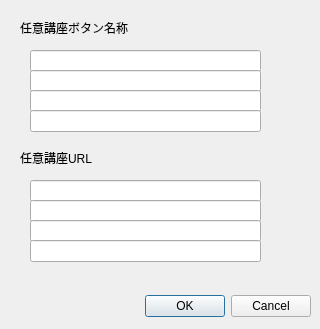
<?xml version="1.0" encoding="UTF-8"?>
<ui version="4.0">
 <class>ScrambleDialog</class>
 <widget class="QDialog" name="ScrambleDialog">
  <property name="geometry">
   <rect>
    <x>0</x>
    <y>0</y>
    <width>320</width>
    <height>329</height>
   </rect>
  </property>
  <property name="windowTitle">
   <string>任意講座ボタン名称／URL設定</string>
  </property>
  <widget class="QDialogButtonBox" name="buttonBox">
   <property name="geometry">
    <rect>
     <x>10</x>
     <y>290</y>
     <width>301</width>
     <height>32</height>
    </rect>
   </property>
   <property name="orientation">
    <enum>Qt::Horizontal</enum>
   </property>
   <property name="standardButtons">
    <set>QDialogButtonBox::Cancel|QDialogButtonBox::Ok</set>
   </property>
  </widget>
  <widget class="QLineEdit" name="opt_title1">
   <property name="geometry">
    <rect>
     <x>30</x>
     <y>50</y>
     <width>231</width>
     <height>22</height>
    </rect>
   </property>
  </widget>
  <widget class="QLineEdit" name="opt_title2">
   <property name="geometry">
    <rect>
     <x>30</x>
     <y>70</y>
     <width>231</width>
     <height>22</height>
    </rect>
   </property>
  </widget>
  <widget class="QLineEdit" name="opt_title3">
   <property name="geometry">
    <rect>
     <x>30</x>
     <y>90</y>
     <width>231</width>
     <height>22</height>
    </rect>
   </property>
  </widget>
  <widget class="QLineEdit" name="opt_title4">
   <property name="geometry">
    <rect>
     <x>30</x>
     <y>110</y>
     <width>231</width>
     <height>22</height>
    </rect>
   </property>
  </widget>
  <widget class="QLabel" name="label">
   <property name="geometry">
    <rect>
     <x>20</x>
     <y>20</y>
     <width>246</width>
     <height>16</height>
    </rect>
   </property>
   <property name="text">
    <string>任意講座ボタン名称</string>
   </property>
  </widget>
  <widget class="QLineEdit" name="optional1">
   <property name="geometry">
    <rect>
     <x>30</x>
     <y>180</y>
     <width>231</width>
     <height>22</height>
    </rect>
   </property>
  </widget>
  <widget class="QLineEdit" name="optional2">
   <property name="geometry">
    <rect>
     <x>30</x>
     <y>200</y>
     <width>231</width>
     <height>22</height>
    </rect>
   </property>
  </widget>
  <widget class="QLineEdit" name="optional3">
   <property name="geometry">
    <rect>
     <x>30</x>
     <y>220</y>
     <width>231</width>
     <height>22</height>
    </rect>
   </property>
  </widget>
  <widget class="QLineEdit" name="optional4">
   <property name="geometry">
    <rect>
     <x>30</x>
     <y>240</y>
     <width>231</width>
     <height>22</height>
    </rect>
   </property>
  </widget>
  <widget class="QLabel" name="label">
   <property name="geometry">
    <rect>
     <x>20</x>
     <y>150</y>
     <width>246</width>
     <height>16</height>
    </rect>
   </property>
   <property name="text">
    <string>任意講座URL</string>
   </property>
  </widget>
 </widget>
 <resources/>
 <connections>
  <connection>
   <sender>buttonBox</sender>
   <signal>accepted()</signal>
   <receiver>ScrambleDialog</receiver>
   <slot>accept()</slot>
   <hints>
    <hint type="sourcelabel">
     <x>248</x>
     <y>254</y>
    </hint>
    <hint type="destinationlabel">
     <x>157</x>
     <y>274</y>
    </hint>
   </hints>
  </connection>
  <connection>
   <sender>buttonBox</sender>
   <signal>rejected()</signal>
   <receiver>ScrambleDialog</receiver>
   <slot>reject()</slot>
   <hints>
    <hint type="sourcelabel">
     <x>316</x>
     <y>260</y>
    </hint>
    <hint type="destinationlabel">
     <x>286</x>
     <y>274</y>
    </hint>
   </hints>
  </connection>
 </connections>
</ui>
